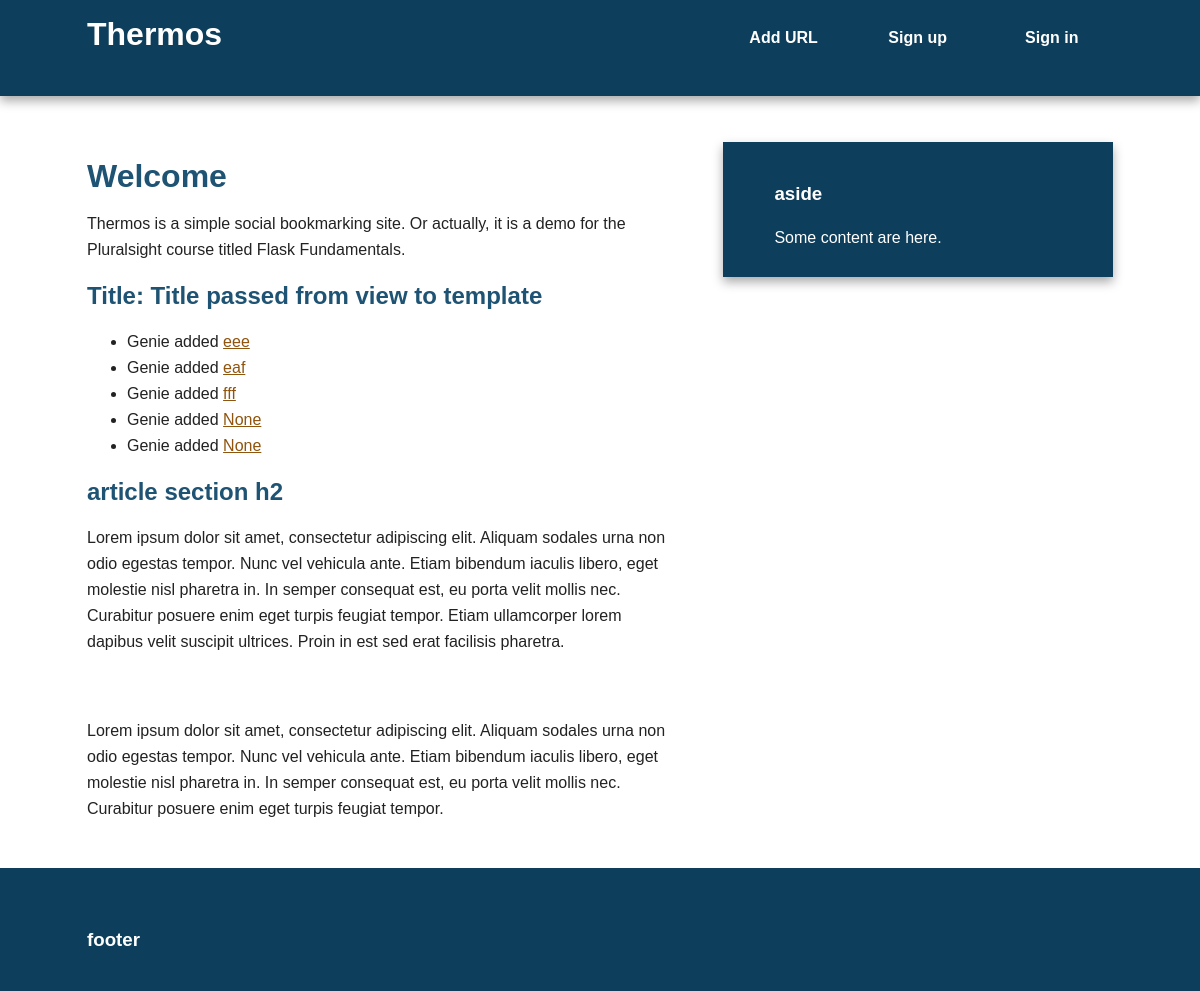
/index, run on the app's committed database.
### thermos/models.py (models this page shows, shortened)
class Bookmark(db.Model):
    id = db.Column(db.Integer, primary_key=True)
    url = db.Column(db.Text, nullable=False)
    date = db.Column(db.DateTime, default=datetime.utcnow)
    description = db.Column(db.String(300))
    user_id = db.Column(db.Integer, db.ForeignKey('user.id'), nullable=False)
    @staticmethod
    def newest(num): #Modifies query but doesn't execute it.
        return Bookmark.query.order_by(desc(Bookmark.date)).limit(num)

class User(db.Model):
    id = db.Column(db.Integer, primary_key=True)
    username = db.Column(db.String(80), unique=True)
    email = db.Column(db.String(120), unique=True)
    bookmark = db.relationship('Bookmark', backref='user', lazy='dynamic')

### thermos/thermosx.py (the view)
@app.route('/')
@app.route('/index')
def index():
    return render_template('index.html', title="Title passed from view to template", new_bookmarks=thermos.models.Bookmark.newest(5))

### thermos/templates/index.html (shortened to what this page needs)
{% extends "base.html" %}
{% block content %}
    <article>
        <header>
            <h1>Welcome</h1>
            <p>Thermos is a simple social bookmarking site. Or actually, it is a demo for the Pluralsight course titled Flask Fundamentals.</p>
        </header>
        <section>
            <h2>Title: {{ title }}</h2>
            {% if new_bookmarks %}
            <ul>
                {% for bm in new_bookmarks %}
                <li>{{ bm.user.username }} added <a href="{{ bm.url }}">{{ bm.description }}</a></li>
                {% endfor %}
            </ul>
            {% else %}
                No bookmarks yet.
            {% endif %}
        </section>
        <section>
            <h2>article section h2</h2>
            <p>Lorem ipsum dolor sit amet, consectetur adipiscing elit. Aliquam sodales urna non odio egestas tempor. Nunc vel vehicula ante. Etiam bibendum iaculis libero, eget molestie nisl pharetra in. In semper consequat est, eu porta velit mollis nec. Curabitur posuere enim eget turpis feugiat tempor. Etiam ullamcorper lorem dapibus velit suscipit ultrices. Proin in est sed erat facilisis pharetra.</p>
        </section>
        <footer>
            <h3>article footer h3</h3>
            <p>Lorem ipsum dolor sit amet, consectetur adipiscing elit. Aliquam sodales urna non odio egestas tempor. Nunc vel vehicula ante. Etiam bibendum iaculis libero, eget molestie nisl pharetra in. In semper consequat est, eu porta velit mollis nec. Curabitur posuere enim eget turpis feugiat tempor.</p>
        </footer>
    </article>
{% endblock %}

### thermos/templates/base.html (shortened to what this page needs)
<!doctype html>
<html class="no-js" lang="">
<head>
    <link rel="stylesheet" href="{{ url_for('static', filename="../static/css/normalize.min.css") }}">
    <link rel="stylesheet" href="{{ url_for('static', filename="../static/css/main.css") }}">
</head>
<body>
<div class="header-container">
    <header class="wrapper clearfix">
        <a href]="{{ url_for('index') }}"><h1 class="title">Thermos</h1></a>
        <nav>
            <ul>
                <li><a href="{{ url_for('add') }}">Add URL</a></li>
                <li><a href="#">Sign up</a></li>
                <li><a href="#">Sign in</a></li>
            </ul>
        </nav>
    </header>
</div>
<div class="main-container">
    <div class="main wrapper clearfix">
        {% block content %}
        {% endblock %}
        {% block sidebar %}
            <aside>
                <h3>aside</h3>
                <p> Some content are here.</p>
            </aside>
        {% endblock %}
    </div>
</div>
<div class="footer-container">
    <footer class="wrapper">
        <h3>footer</h3>
    </footer>
</div>
</body>
</html>

### thermos/static/css/main.css (style rules this page uses)
html { color: #222; font-size: 1em; line-height: 1.4; }
body { font: 16px/26px Helvetica, Helvetica Neue, Arial; }
.wrapper { width: 90%; margin: 0 5%; }
.header-container { border-bottom: 20px solid #0D3E5B; }
.footer-container, .main aside { border-top: 20px solid #0D3E5B; }
.header-container, .footer-container, .main aside { background: #0D3E5B; }
.title { color: white; }
nav ul { margin: 0; padding: 0; list-style-type: none; }
nav a { display: block; margin-bottom: 10px; padding: 15px 0; text-align: center; text-decoration: none; font-weight: bold; color: white; background: #0D3E5B; }
.main { padding: 30px 0; }
.main article h1 { font-size: 2em; }
.main aside { color: white; padding: 0px 5% 10px; }
.footer-container footer { color: white; padding: 20px 0; }
a { color: #8F540D; }
h1, h2, h3, h4, h5, h6 { color: #1E5373; }
.main aside h3, footer h3 { color:white; }
@media only screen and (min-width: 480px) { nav a { float: left; width: 27%; margin: 0 1.7%; padding: 25px 2%; margin-bottom: 0; } }
@media only screen and (min-width: 480px) { nav li:first-child a { margin-left: 0; } }
@media only screen and (min-width: 480px) { nav li:last-child a { margin-right: 0; } }
@media only screen and (min-width: 480px) { nav ul li { display: inline; } }
@media only screen and (min-width: 768px) { .header-container, .main aside { -webkit-box-shadow: 0 5px 10px #aaa; -moz-box-shadow: 0 5px 10px #aaa; box-shadow: 0 5px 10px #aaa; } }
@media only screen and (min-width: 768px) { .title { float: left; } }
@media only screen and (min-width: 768px) { nav { float: right; width: 38%; } }
@media only screen and (min-width: 768px) { .main article { float: left; width: 57%; } }
@media only screen and (min-width: 768px) { .main aside { float: right; width: 28%; } }
@media only screen and (min-width: 1140px) { .wrapper { width: 1026px; margin: 0 auto; } }
.clearfix:before, .clearfix:after { content: " "; display: table; }
.clearfix:after { clear: both; }
.clearfix { *zoom: 1; }

### data on the page
Bookmark: user.username "Genie", description "eee"
Bookmark: user.username "Genie", description "eaf"
Bookmark: user.username "Genie", description "fff"
Bookmark: user.username "Genie", description "None"
Bookmark: user.username "Genie", description "None"

### other printed values
{{ title }} "Title passed from view to template"
